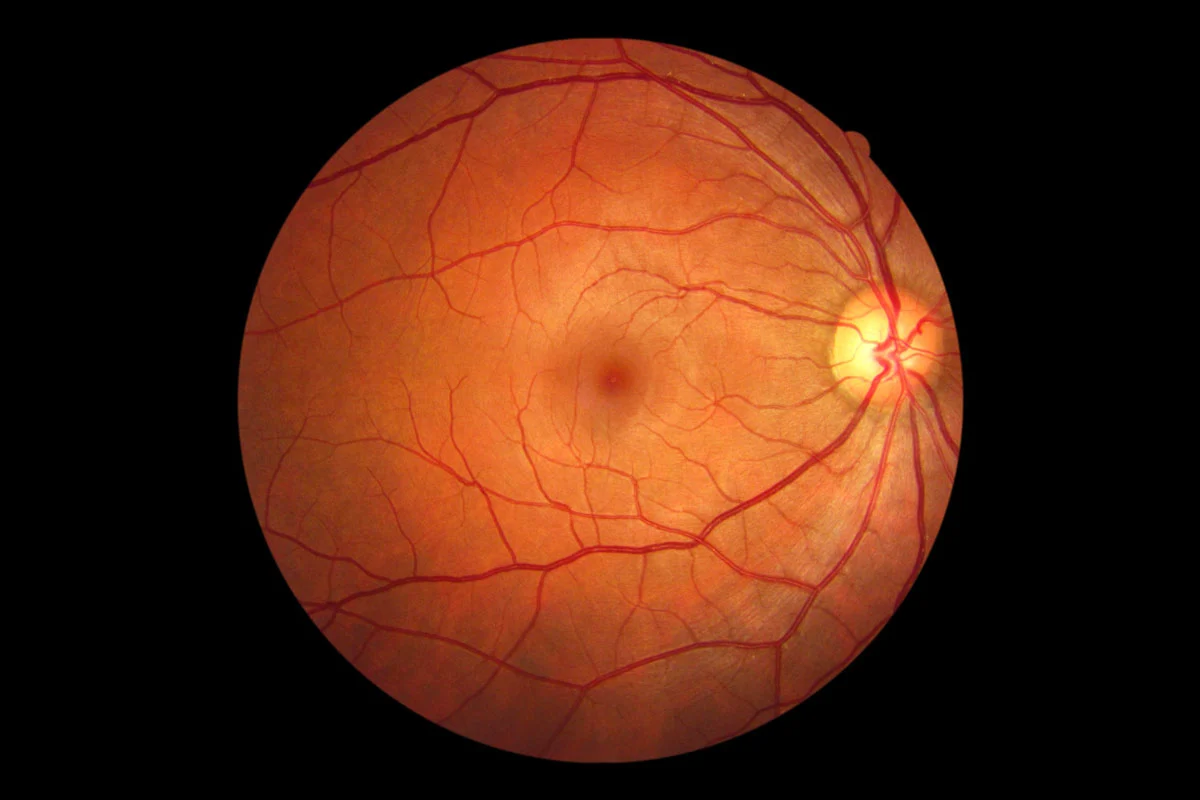
#> input picture Images/25046-retinal-imaging.jpg, 1200 x 800 px
$ python -i segment.py   (imports and definitions only)
#> lines starting #> are read from the running program, lines starting #| are printed output that depends on the picture; after the words box and inside, x2 and y2 are one past the last pixel; in counts of white or black regions, pixels touching at a corner belong together; long printed decimals are rounded
#> further down, picture is the input picture: shape (800, 1200, 3); mean B, G, R 17.5, 36.6, 79.8
"""
===========================
@Author  : Pranjal Rai
@Version: 1.0    12/07/2020
Retinal vessel segmentation
===========================
"""


import cv2
import numpy as np
import matplotlib.pyplot as plt
import math


def seg(img, t=8, A=200,L=50):

    # t: Threshold => the threshold used to segment the image (value of 8-10 works best. Otsu and Isodata values do not led to best result)
    # A: Threshold area => All the segments less than A in area are to be removed and considered as noise
    # L: Threshold length => All the centrelines less than L in length are to be removed

    # Resize image to ~(1000px, 1000px) for best results

    # Green Channel
#> called with t = 8, A = 200, L = 50
    g = img[:,:,1]

    #Creating mask for restricting FOV
    _, mask = cv2.threshold(g, 10, 255, cv2.THRESH_BINARY)
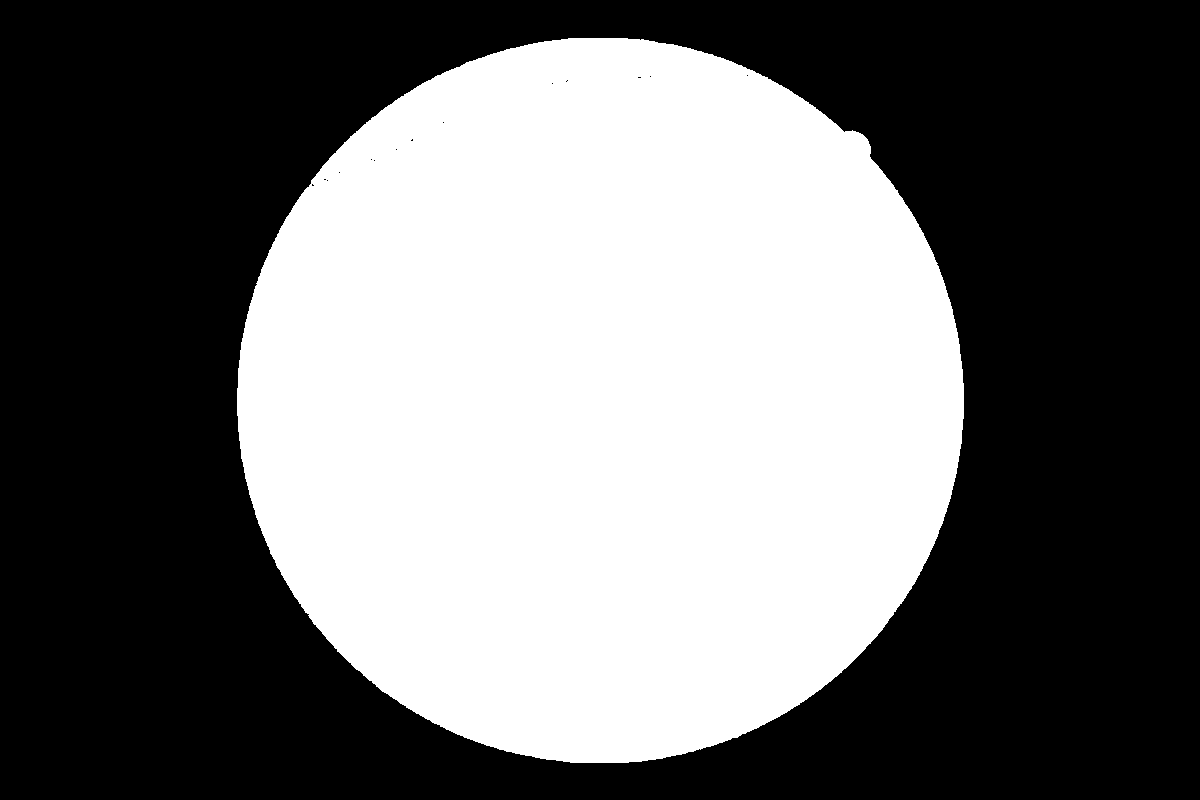
#> mask: shape (800, 1200); 43.2% white; 1 white region, box (x1, y1, x2, y2) and area: (237, 38, 964, 763) 414729
    kernel = cv2.getStructuringElement(cv2.MORPH_ELLIPSE, (15, 15))
    mask = cv2.erode(mask, kernel, iterations=3)
#> mask: shape (800, 1200); 37.3% white; 2 white regions (1 under 20 px), largest, box (x1, y1, x2, y2) and area: (258, 59, 943, 742) 358386

    # CLAHE and background estimation
    clahe = cv2.createCLAHE(clipLimit = 3, tileGridSize=(9,9))
    g_cl = clahe.apply(g)
    g_cl1 = cv2.medianBlur(g_cl, 5)
    bg = cv2.GaussianBlur(g_cl1, (55, 55), 0)

    # Background subtraction
    norm = np.float32(bg) - np.float32(g_cl1)
    norm = norm*(norm>0)

    # Thresholding for segmentation
    _, t = cv2.threshold(norm, t, 255, cv2.THRESH_BINARY)
#> t: shape (800, 1200) float32; 10.2% white; 647 white regions (416 under 20 px), largest, box (x1, y1, x2, y2) and area: (228, 27, 973, 773) 72387, (564, 249, 866, 399) 5628, (594, 369, 647, 402) 938

    # Removing noise points by coloring the contours
    t = np.uint8(t)
#> t: shape (800, 1200); 10.2% white; 647 white regions (416 under 20 px)
    th = t.copy()
    contours, hierarchy = cv2.findContours(t, cv2.RETR_TREE, cv2.CHAIN_APPROX_NONE)
#> contours = 737 contours, 562 with area under 20; largest, box (x1, y1, x2, y2) and area: (228, 27, 973, 773) 432091, (237, 171, 920, 764) 228788, (506, 544, 810, 686) 24598, (552, 79, 822, 231) 21788, (310, 37, 899, 239) 19090
    for c in contours:
        if ( cv2.contourArea(c)< A):
            cv2.drawContours(th, [c], 0, 0, -1)
#> this loop made 737 passes
#> c on passes 1, 2, 8: [[760, 734]], [[239, 489], [239, 490]], [[466, 744], [467, 743], [468, 744], [467, 745]]
#> th: shape (800, 1200); 8.5% white; 18 white regions (5 under 20 px), largest, box (x1, y1, x2, y2) and area: (228, 27, 973, 773) 72022, (564, 249, 866, 399) 5606, (596, 369, 647, 402) 860
    th = th*(mask/255)
#> th: shape (800, 1200) float64; 5.8% white; 24 white regions (8 under 20 px), largest, box (x1, y1, x2, y2) and area: (265, 72, 942, 739) 45974, (564, 249, 866, 399) 5606, (596, 369, 647, 402) 860
    th = np.uint8(th)
    #plt.imshow(th, cmap='gryay')  # THE SEGMENTED IMAGE

    # Distance transform for maximum diameter
    vessels = th.copy()
    _,ves = cv2.threshold(vessels, 30, 255, cv2.THRESH_BINARY)
    dist = cv2.distanceTransform(vessels, cv2.DIST_L2, 3)
    _,mv,_,mp = cv2.minMaxLoc(dist)
#> mv = 8.34; mp = (604, 386)
    print("Maximum diameter:",mv*2,"at the point:", mp)
#| Maximum diameter: 16.684 at the point: (604, 386)
    print("Select the vessel and press Q after selection.")

    # Centerline extraction using Zeun-Shang's thinning algorithm
    # Using opencv-contrib-python which provides very fast and efficient thinning algorithm
    # The package can be installed using pip
    thinned = cv2.ximgproc.thinning(th)
#> thinned: shape (800, 1200); 1.1% white in thin lines or dots, all inside (x1, y1, x2, y2) = (266, 59, 941, 738)

    # Filling broken lines via morphological closing using a linear kernel
    kernel = np.ones((1, 10), np.uint8)
    d_im = cv2.dilate(thinned, kernel)
#> d_im: shape (800, 1200); 6.6% white; 13 white regions (1 under 20 px), largest, box (x1, y1, x2, y2) and area: (262, 76, 946, 738) 58446, (590, 370, 651, 399) 1017, (565, 349, 588, 447) 986
    e_im = cv2.erode(d_im, kernel)
#> e_im: shape (800, 1200); 1.4% white in thin lines or dots, all inside (x1, y1, x2, y2) = (267, 59, 942, 738)
    num_rows, num_cols = thinned.shape
#> num_rows = 800; num_cols = 1200
    for i in range (1, 360//15):
        rotation_matrix = cv2.getRotationMatrix2D((num_cols/2, num_rows/2), 15*i, 1)
        img_rotation = cv2.warpAffine(thinned, rotation_matrix, (num_cols, num_rows))
        temp_d_im = cv2.dilate(img_rotation, kernel)
        temp_e_im = cv2.erode(temp_d_im, kernel)
        rotation_matrix = cv2.getRotationMatrix2D((num_cols/2, num_rows/2), -15*i, 1)
        im = cv2.warpAffine(temp_e_im, rotation_matrix, (num_cols, num_rows))
        e_im = np.maximum(im, e_im)
#> this loop made 23 passes

    # Skeletonizing again to remove unwanted noise
    thinned1 = cv2.ximgproc.thinning(e_im)
#> thinned1: shape (800, 1200); 1% white in thin lines or dots, all inside (x1, y1, x2, y2) = (267, 59, 941, 738)
    thinned1 = thinned1*(mask/255)
    plt.imshow(thinned1, cmap='gray')

    # Removing bifurcation points by using specially designed kernels
    # Can be optimized further! (not the best implementation)
    thinned1 = np.uint8(thinned1)
    thh = thinned1.copy()
    hi = thinned1.copy()
    thi = thinned1.copy()
    hi = cv2.cvtColor(hi, cv2.COLOR_GRAY2BGR)
    thi = cv2.cvtColor(thi, cv2.COLOR_GRAY2BGR)
    thh = thh/255
    kernel1 = np.array([[1,0,1],[0,1,0],[0,1,0]])
    kernel2 = np.array([[0,1,0],[1,1,1],[0,0,0]])
    kernel3 = np.array([[0,1,0],[0,1,1],[1,0,0]])
    kernel4 = np.array([[1,0,1],[0,1,0],[0,0,1]])
    kernel5 = np.array([[1,0,1],[0,1,0],[1,0,1]])
    kernels = [kernel1, kernel2, kernel3, kernel4, kernel5]
    for k in kernels:
        k1 = k
        k2 = cv2.rotate(k1, cv2.ROTATE_90_CLOCKWISE)
        k3 = cv2.rotate(k2, cv2.ROTATE_90_CLOCKWISE)
        k4 = cv2.rotate(k3, cv2.ROTATE_90_CLOCKWISE)
        ks = [k1, k2, k3, k4]
        for kernel in ks:
            th = cv2.filter2D(thh, -1, kernel)
            for i in range(th.shape[0]):
                for j in range(th.shape[1]):
                    if(th[i,j]==4.0):
                        cv2.circle(hi, (j, i), 2, (0, 255, 0), 2)
                        cv2.circle(thi, (j, i), 2, (0, 0, 0), 2)
#> this loop made 5 passes
#> (k2, k3, k4) on passes 1 to 4: ([[0, 0, 1], [1, 1, 0], [0, 0, 1]], [[0, 1, 0], [0, 1, 0], [1, 0, 1]], [[1, 0, 0], [0, 1, 1], [1, 0, 0]]), ([[0, 1, 0], [0, 1, 1], [0, 1, 0]], [[0, 0, 0], [1, 1, 1], [0, 1, 0]], [[0, 1, 0], [1, 1, 0], [0, 1, 0]]), ([[1, 0, 0], [0, 1, 1], [0, 1, 0]], [[0, 0, 1], [1, 1, 0], [0, 1, 0]], [[0, 1, 0], [1, 1, 0], [0, 0, 1]]), ([[0, 0, 1], [0, 1, 0], [1, 0, 1]], [[1, 0, 0], [0, 1, 0], [1, 0, 1]], [[1, 0, 1], [0, 1, 0], [1, 0, 0]])
#> k4 on pass 5: [[1, 0, 1], [0, 1, 0], [1, 0, 1]]
#> hi: shape (800, 1200, 3); mean B, G, R 2.1, 4, 2.1
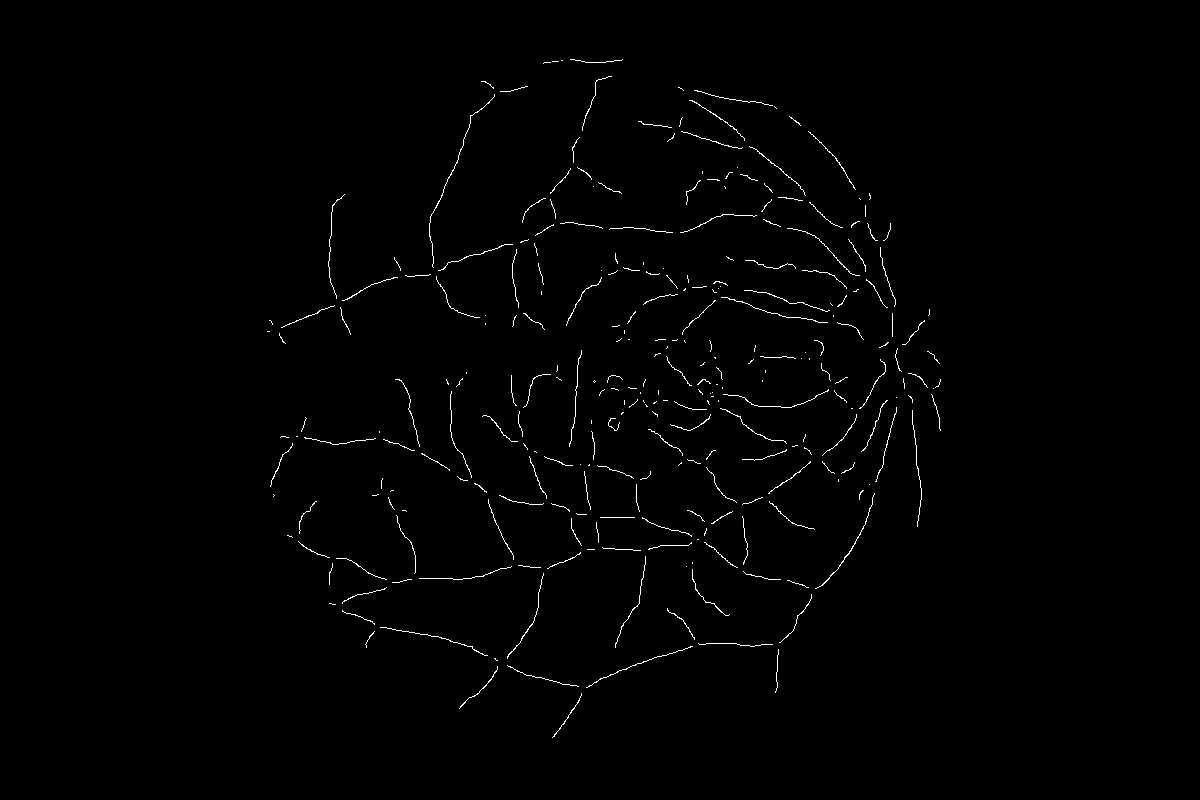
#> thi: shape (800, 1200, 3); 0.84% white in thin lines or dots, all inside (x1, y1, x2, y2) = (267, 59, 941, 738)

    plt.figure(figsize=(20, 14))
    thi = cv2.cvtColor(thi, cv2.COLOR_BGR2GRAY)
    plt.imshow(hi, cmap='gray')  # This image shows all the bifurcation points

    # Removing centerlines which are smaller than L=50 px in length
    cl = thi.copy()
    contours, hierarchy = cv2.findContours(thi, cv2.RETR_TREE, cv2.CHAIN_APPROX_NONE)
#> contours = 283 contours, 282 with area under 20; largest, box (x1, y1, x2, y2) and area: (815, 493, 875, 589) 29
    for c in contours:
        if (c.size<L):
            cv2.drawContours(cl, [c], 0, 0, -1)
#> this loop made 283 passes
#> c on passes 20, 24, 33: [[686, 566]], [[692, 562], [692, 563]], [[697, 539], [698, 539]]
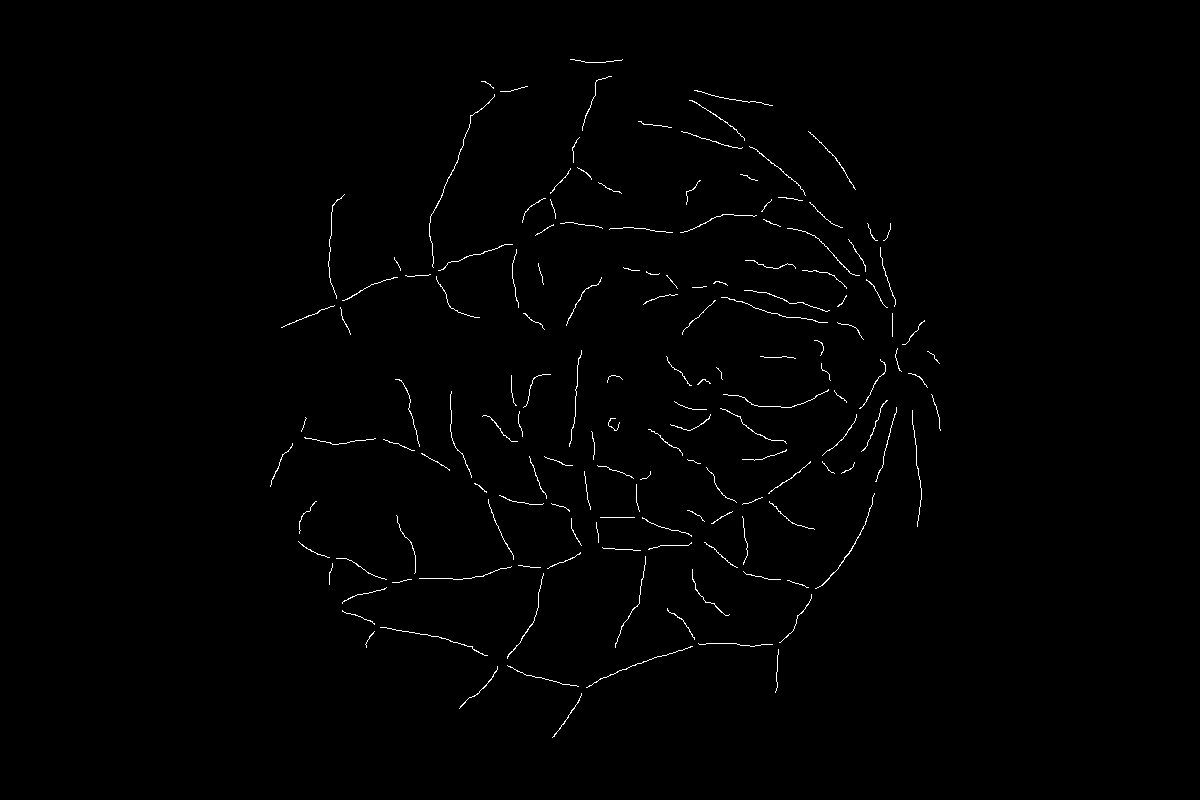
#> cl: shape (800, 1200); 0.75% white in thin lines or dots, all inside (x1, y1, x2, y2) = (270, 59, 941, 738)


    # Centerline superimposed on green channel
    colors = [(100, 0, 150), (102, 0, 255), (0, 128, 255), (255, 255, 0), (10, 200, 10)]
    colbgr = [(193, 182, 255), (255, 0, 102), (255, 128, 0), (0, 255, 255), (10, 200, 10)]

    im = g.copy()
    im = cv2.cvtColor(im, cv2.COLOR_GRAY2BGR)
#> im: shape (800, 1200, 3)
    thc = cl
    thh = thc.copy()
    thh = cv2.cvtColor(thh, cv2.COLOR_GRAY2BGR)
    contours, heirarchy = cv2.findContours(thc, cv2.RETR_LIST, cv2.CHAIN_APPROX_NONE)
#> contours = 151 contours, 150 with area under 20; largest, box (x1, y1, x2, y2) and area: (815, 493, 875, 589) 29
    for c in contours:

            color = np.random.randint(len(colors))
            cv2.drawContours(im, c, -1, colbgr[color], 2, cv2.LINE_AA)
#> this loop made 151 passes
#> color on passes 1 to 3: 4, 0, 3
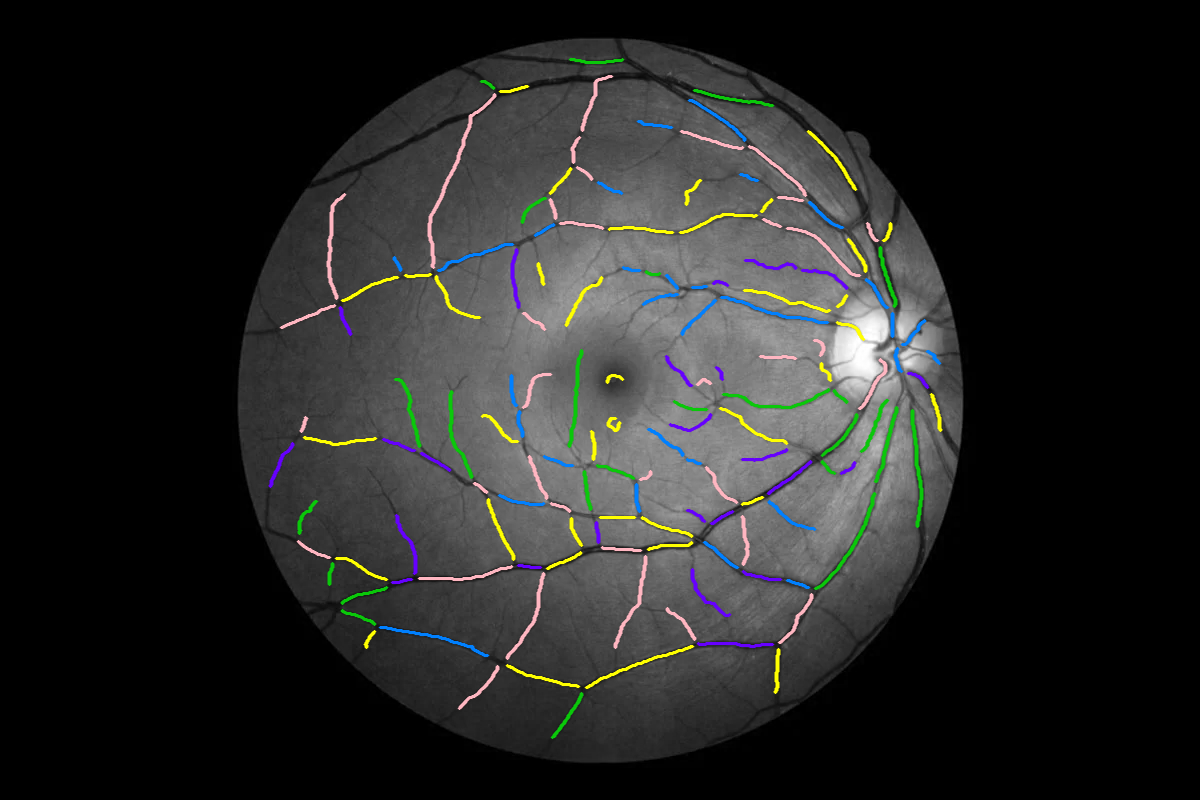
#> im: shape (800, 1200, 3); mean B, G, R 38.1, 39.2, 38.5


    # [9 lines of commented-out code are left out]
    d = mv*1.5
#> d = 12.51

    return im, cl, d

>>> import cv2
>>> picture = cv2.imread('Images/25046-retinal-imaging.jpg')
>>> result = seg(picture)
